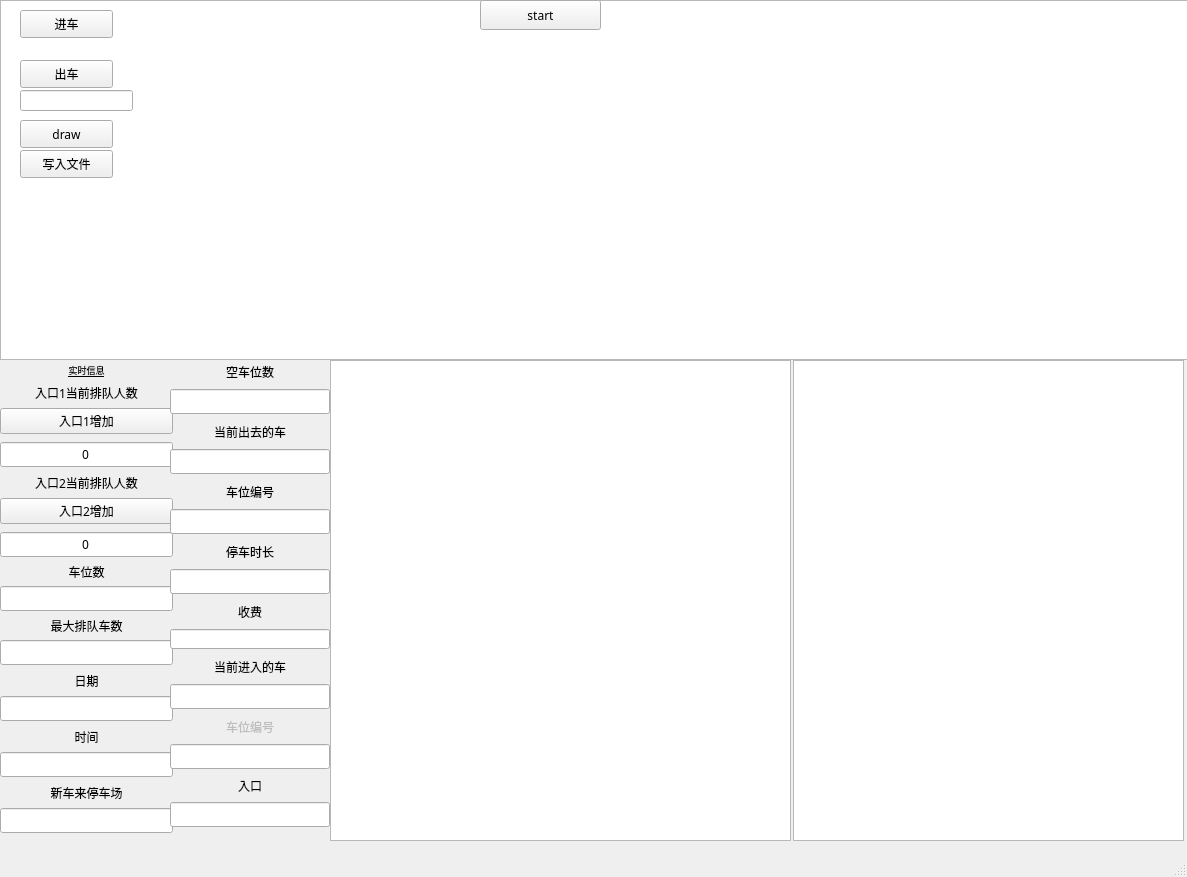
<?xml version="1.0" encoding="UTF-8"?>
<ui version="4.0">
 <class>ParkingShow</class>
 <widget class="QMainWindow" name="ParkingShow">
  <property name="geometry">
   <rect>
    <x>0</x>
    <y>0</y>
    <width>1187</width>
    <height>877</height>
   </rect>
  </property>
  <property name="font">
   <font>
    <family>Agency FB</family>
   </font>
  </property>
  <property name="windowTitle">
   <string>ParkingShow</string>
  </property>
  <widget class="QWidget" name="centralwidget">
   <widget class="QGraphicsView" name="graphicsView">
    <property name="geometry">
     <rect>
      <x>0</x>
      <y>0</y>
      <width>1200</width>
      <height>360</height>
     </rect>
    </property>
    <property name="verticalScrollBarPolicy">
     <enum>Qt::ScrollBarAlwaysOff</enum>
    </property>
    <property name="horizontalScrollBarPolicy">
     <enum>Qt::ScrollBarAlwaysOff</enum>
    </property>
   </widget>
   <widget class="QWidget" name="verticalLayoutWidget">
    <property name="geometry">
     <rect>
      <x>0</x>
      <y>360</y>
      <width>173</width>
      <height>481</height>
     </rect>
    </property>
    <layout class="QVBoxLayout" name="verticalLayout">
     <item>
      <widget class="QLabel" name="label">
       <property name="enabled">
        <bool>true</bool>
       </property>
       <property name="maximumSize">
        <size>
         <width>16777215</width>
         <height>15</height>
        </size>
       </property>
       <property name="font">
        <font>
         <family>Agency FB</family>
         <pointsize>7</pointsize>
         <underline>true</underline>
        </font>
       </property>
       <property name="toolTipDuration">
        <number>4</number>
       </property>
       <property name="layoutDirection">
        <enum>Qt::RightToLeft</enum>
       </property>
       <property name="text">
        <string>实时信息</string>
       </property>
       <property name="scaledContents">
        <bool>false</bool>
       </property>
       <property name="alignment">
        <set>Qt::AlignBottom|Qt::AlignHCenter</set>
       </property>
      </widget>
     </item>
     <item>
      <widget class="QLabel" name="label_2">
       <property name="maximumSize">
        <size>
         <width>16777215</width>
         <height>15</height>
        </size>
       </property>
       <property name="text">
        <string>入口1当前排队人数</string>
       </property>
       <property name="alignment">
        <set>Qt::AlignCenter</set>
       </property>
      </widget>
     </item>
     <item>
      <widget class="QPushButton" name="enter1">
       <property name="text">
        <string>入口1增加</string>
       </property>
      </widget>
     </item>
     <item>
      <widget class="QLineEdit" name="lineEdit_enter1">
       <property name="enabled">
        <bool>true</bool>
       </property>
       <property name="text">
        <string>0</string>
       </property>
       <property name="alignment">
        <set>Qt::AlignCenter</set>
       </property>
       <property name="readOnly">
        <bool>true</bool>
       </property>
      </widget>
     </item>
     <item>
      <widget class="QLabel" name="label_3">
       <property name="maximumSize">
        <size>
         <width>16777215</width>
         <height>15</height>
        </size>
       </property>
       <property name="font">
        <font>
         <family>Agency FB</family>
         <pointsize>9</pointsize>
        </font>
       </property>
       <property name="text">
        <string>入口2当前排队人数</string>
       </property>
       <property name="alignment">
        <set>Qt::AlignCenter</set>
       </property>
      </widget>
     </item>
     <item>
      <widget class="QPushButton" name="enter2">
       <property name="text">
        <string>入口2增加</string>
       </property>
      </widget>
     </item>
     <item>
      <widget class="QLineEdit" name="lineEdit_enter2">
       <property name="enabled">
        <bool>true</bool>
       </property>
       <property name="text">
        <string>0</string>
       </property>
       <property name="alignment">
        <set>Qt::AlignCenter</set>
       </property>
       <property name="readOnly">
        <bool>true</bool>
       </property>
      </widget>
     </item>
     <item>
      <widget class="QLabel" name="carnumlabel">
       <property name="maximumSize">
        <size>
         <width>16777215</width>
         <height>13</height>
        </size>
       </property>
       <property name="text">
        <string>车位数</string>
       </property>
       <property name="alignment">
        <set>Qt::AlignCenter</set>
       </property>
      </widget>
     </item>
     <item>
      <widget class="QLineEdit" name="carnum">
       <property name="alignment">
        <set>Qt::AlignCenter</set>
       </property>
       <property name="readOnly">
        <bool>false</bool>
       </property>
      </widget>
     </item>
     <item>
      <widget class="QLabel" name="label_4">
       <property name="maximumSize">
        <size>
         <width>16777215</width>
         <height>13</height>
        </size>
       </property>
       <property name="font">
        <font>
         <family>Agency FB</family>
         <pointsize>9</pointsize>
        </font>
       </property>
       <property name="text">
        <string>最大排队车数</string>
       </property>
       <property name="alignment">
        <set>Qt::AlignCenter</set>
       </property>
      </widget>
     </item>
     <item>
      <widget class="QLineEdit" name="waitnum">
       <property name="text">
        <string/>
       </property>
       <property name="alignment">
        <set>Qt::AlignCenter</set>
       </property>
      </widget>
     </item>
     <item>
      <widget class="QLabel" name="label_7">
       <property name="maximumSize">
        <size>
         <width>16777215</width>
         <height>15</height>
        </size>
       </property>
       <property name="text">
        <string>日期</string>
       </property>
       <property name="alignment">
        <set>Qt::AlignCenter</set>
       </property>
      </widget>
     </item>
     <item>
      <widget class="QLineEdit" name="data">
       <property name="enabled">
        <bool>true</bool>
       </property>
       <property name="alignment">
        <set>Qt::AlignCenter</set>
       </property>
      </widget>
     </item>
     <item>
      <widget class="QLabel" name="label_8">
       <property name="maximumSize">
        <size>
         <width>16777215</width>
         <height>15</height>
        </size>
       </property>
       <property name="text">
        <string>时间</string>
       </property>
       <property name="alignment">
        <set>Qt::AlignCenter</set>
       </property>
      </widget>
     </item>
     <item>
      <widget class="QLineEdit" name="time">
       <property name="enabled">
        <bool>true</bool>
       </property>
       <property name="alignment">
        <set>Qt::AlignCenter</set>
       </property>
      </widget>
     </item>
     <item>
      <widget class="QLabel" name="label_15">
       <property name="maximumSize">
        <size>
         <width>16777215</width>
         <height>15</height>
        </size>
       </property>
       <property name="text">
        <string>新车来停车场</string>
       </property>
       <property name="alignment">
        <set>Qt::AlignCenter</set>
       </property>
      </widget>
     </item>
     <item>
      <widget class="QLineEdit" name="newcar">
       <property name="alignment">
        <set>Qt::AlignCenter</set>
       </property>
      </widget>
     </item>
    </layout>
   </widget>
   <widget class="QPushButton" name="start">
    <property name="geometry">
     <rect>
      <x>480</x>
      <y>0</y>
      <width>121</width>
      <height>30</height>
     </rect>
    </property>
    <property name="text">
     <string>start</string>
    </property>
   </widget>
   <widget class="QWidget" name="verticalLayoutWidget_2">
    <property name="geometry">
     <rect>
      <x>170</x>
      <y>360</y>
      <width>160</width>
      <height>481</height>
     </rect>
    </property>
    <layout class="QVBoxLayout" name="verticalLayout_2">
     <item>
      <widget class="QLabel" name="label_5">
       <property name="maximumSize">
        <size>
         <width>16777215</width>
         <height>15</height>
        </size>
       </property>
       <property name="text">
        <string>空车位数</string>
       </property>
       <property name="alignment">
        <set>Qt::AlignCenter</set>
       </property>
      </widget>
     </item>
     <item>
      <widget class="QLineEdit" name="emptycar">
       <property name="enabled">
        <bool>true</bool>
       </property>
       <property name="inputMask">
        <string/>
       </property>
       <property name="text">
        <string/>
       </property>
       <property name="alignment">
        <set>Qt::AlignCenter</set>
       </property>
       <property name="readOnly">
        <bool>true</bool>
       </property>
      </widget>
     </item>
     <item>
      <widget class="QLabel" name="label_6">
       <property name="maximumSize">
        <size>
         <width>16777215</width>
         <height>15</height>
        </size>
       </property>
       <property name="text">
        <string>当前出去的车</string>
       </property>
       <property name="alignment">
        <set>Qt::AlignCenter</set>
       </property>
      </widget>
     </item>
     <item>
      <widget class="QLineEdit" name="carout">
       <property name="enabled">
        <bool>true</bool>
       </property>
       <property name="alignment">
        <set>Qt::AlignCenter</set>
       </property>
       <property name="readOnly">
        <bool>true</bool>
       </property>
      </widget>
     </item>
     <item>
      <widget class="QLabel" name="label_9">
       <property name="maximumSize">
        <size>
         <width>16777215</width>
         <height>15</height>
        </size>
       </property>
       <property name="text">
        <string>车位编号</string>
       </property>
       <property name="alignment">
        <set>Qt::AlignCenter</set>
       </property>
      </widget>
     </item>
     <item>
      <widget class="QLineEdit" name="outmessage">
       <property name="enabled">
        <bool>true</bool>
       </property>
       <property name="alignment">
        <set>Qt::AlignCenter</set>
       </property>
       <property name="readOnly">
        <bool>true</bool>
       </property>
      </widget>
     </item>
     <item>
      <widget class="QLabel" name="label_10">
       <property name="maximumSize">
        <size>
         <width>16777215</width>
         <height>15</height>
        </size>
       </property>
       <property name="text">
        <string>停车时长</string>
       </property>
       <property name="alignment">
        <set>Qt::AlignCenter</set>
       </property>
       <property name="wordWrap">
        <bool>false</bool>
       </property>
      </widget>
     </item>
     <item>
      <widget class="QLineEdit" name="cartime">
       <property name="enabled">
        <bool>true</bool>
       </property>
       <property name="alignment">
        <set>Qt::AlignCenter</set>
       </property>
       <property name="readOnly">
        <bool>true</bool>
       </property>
      </widget>
     </item>
     <item>
      <widget class="QLabel" name="label_11">
       <property name="maximumSize">
        <size>
         <width>16777215</width>
         <height>15</height>
        </size>
       </property>
       <property name="text">
        <string>收费</string>
       </property>
       <property name="alignment">
        <set>Qt::AlignCenter</set>
       </property>
      </widget>
     </item>
     <item>
      <widget class="QLineEdit" name="moneypay">
       <property name="enabled">
        <bool>true</bool>
       </property>
       <property name="maximumSize">
        <size>
         <width>16777215</width>
         <height>20</height>
        </size>
       </property>
       <property name="alignment">
        <set>Qt::AlignCenter</set>
       </property>
       <property name="readOnly">
        <bool>true</bool>
       </property>
      </widget>
     </item>
     <item>
      <widget class="QLabel" name="label_12">
       <property name="maximumSize">
        <size>
         <width>16777215</width>
         <height>15</height>
        </size>
       </property>
       <property name="text">
        <string>当前进入的车</string>
       </property>
       <property name="alignment">
        <set>Qt::AlignCenter</set>
       </property>
      </widget>
     </item>
     <item>
      <widget class="QLineEdit" name="carin">
       <property name="enabled">
        <bool>true</bool>
       </property>
       <property name="alignment">
        <set>Qt::AlignCenter</set>
       </property>
       <property name="readOnly">
        <bool>true</bool>
       </property>
      </widget>
     </item>
     <item>
      <widget class="QLabel" name="label_14">
       <property name="enabled">
        <bool>false</bool>
       </property>
       <property name="maximumSize">
        <size>
         <width>16777215</width>
         <height>15</height>
        </size>
       </property>
       <property name="text">
        <string>车位编号</string>
       </property>
       <property name="alignment">
        <set>Qt::AlignCenter</set>
       </property>
      </widget>
     </item>
     <item>
      <widget class="QLineEdit" name="inmessage">
       <property name="enabled">
        <bool>true</bool>
       </property>
       <property name="alignment">
        <set>Qt::AlignCenter</set>
       </property>
       <property name="readOnly">
        <bool>true</bool>
       </property>
      </widget>
     </item>
     <item>
      <widget class="QLabel" name="label_13">
       <property name="maximumSize">
        <size>
         <width>16777215</width>
         <height>13</height>
        </size>
       </property>
       <property name="text">
        <string>入口</string>
       </property>
       <property name="alignment">
        <set>Qt::AlignCenter</set>
       </property>
      </widget>
     </item>
     <item>
      <widget class="QLineEdit" name="lineEdit_14">
       <property name="enabled">
        <bool>true</bool>
       </property>
       <property name="alignment">
        <set>Qt::AlignCenter</set>
       </property>
       <property name="readOnly">
        <bool>true</bool>
       </property>
      </widget>
     </item>
    </layout>
   </widget>
   <widget class="QTextEdit" name="textEdit">
    <property name="geometry">
     <rect>
      <x>330</x>
      <y>360</y>
      <width>461</width>
      <height>481</height>
     </rect>
    </property>
   </widget>
   <widget class="QTextEdit" name="textEdit_2">
    <property name="geometry">
     <rect>
      <x>793</x>
      <y>360</y>
      <width>391</width>
      <height>481</height>
     </rect>
    </property>
   </widget>
   <widget class="QPushButton" name="entercar">
    <property name="geometry">
     <rect>
      <x>20</x>
      <y>10</y>
      <width>93</width>
      <height>28</height>
     </rect>
    </property>
    <property name="text">
     <string>进车</string>
    </property>
   </widget>
   <widget class="QPushButton" name="outcar">
    <property name="geometry">
     <rect>
      <x>20</x>
      <y>60</y>
      <width>93</width>
      <height>28</height>
     </rect>
    </property>
    <property name="text">
     <string>出车</string>
    </property>
   </widget>
   <widget class="QLineEdit" name="lineEdit_2">
    <property name="geometry">
     <rect>
      <x>20</x>
      <y>90</y>
      <width>113</width>
      <height>21</height>
     </rect>
    </property>
    <property name="alignment">
     <set>Qt::AlignCenter</set>
    </property>
   </widget>
   <widget class="QPushButton" name="pushButton">
    <property name="geometry">
     <rect>
      <x>20</x>
      <y>120</y>
      <width>93</width>
      <height>28</height>
     </rect>
    </property>
    <property name="text">
     <string>draw</string>
    </property>
   </widget>
   <widget class="QPushButton" name="pushButton_2">
    <property name="geometry">
     <rect>
      <x>20</x>
      <y>150</y>
      <width>93</width>
      <height>28</height>
     </rect>
    </property>
    <property name="text">
     <string>写入文件</string>
    </property>
   </widget>
  </widget>
  <widget class="QStatusBar" name="statusbar"/>
 </widget>
 <tabstops>
  <tabstop>enter1</tabstop>
  <tabstop>graphicsView</tabstop>
 </tabstops>
 <resources/>
 <connections/>
</ui>
